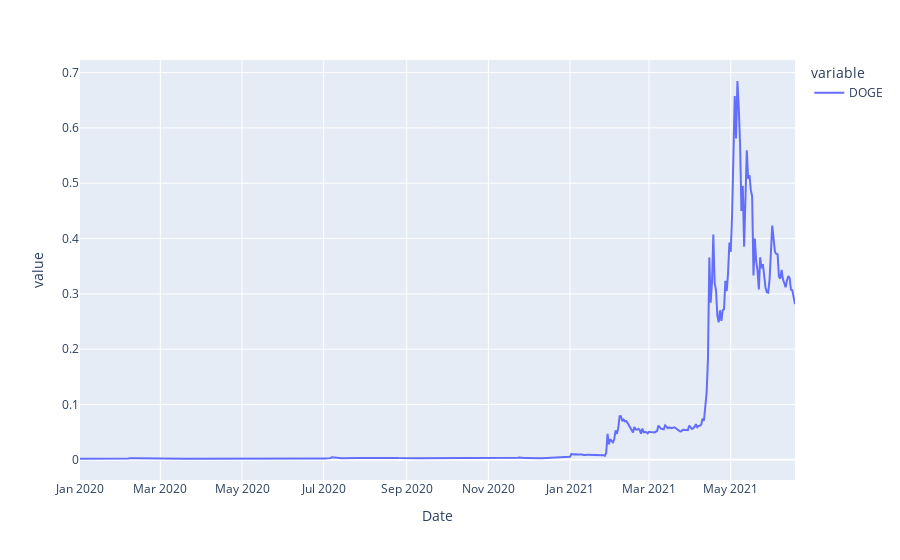
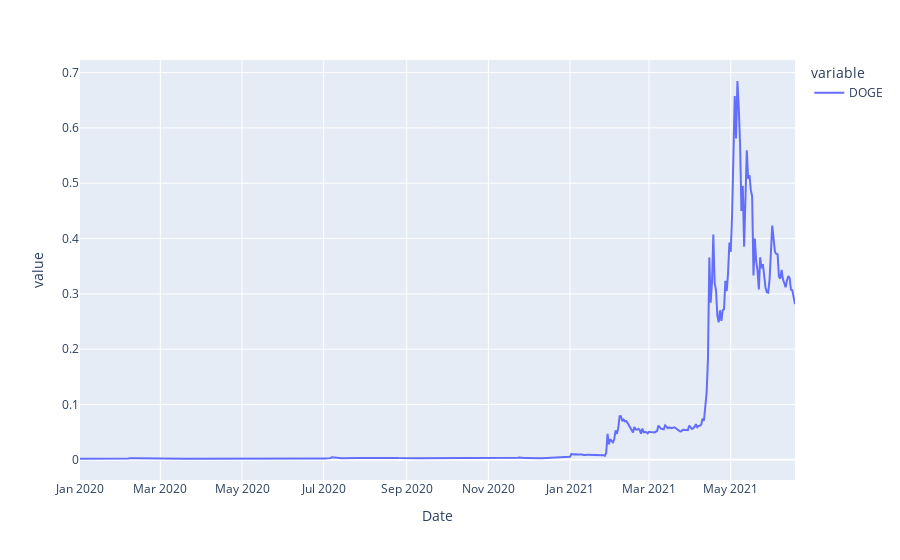

Notebook source saved alongside these figures, in order:
### Code cell
#DOGE, este es caso que subio por los comentarios de Musk y SpaceX
fig = px.line(crypto, y=['DOGE'] )
fig.show()

### Figure 1 — Plotly figure (JSON) as saved in the notebook; plotly's stock layout.template omitted (floating-point values rounded to 4 significant figures; data arrays with more than 128 entries replaced by an {"elided": "..."} marker saying what was removed)
{"data": [{"hovertemplate": "variable=DOGE<br>Date=%{x}<br>value=%{y}<extra></extra>", "legendgroup": "DOGE", "line": {"color": "#636efa", "dash": "solid"}, "mode": "lines", "name": "DOGE", "orientation": "v", "showlegend": true, "type": "scatter", "x": {"elided": "531 str values"}, "xaxis": "x", "y": {"elided": "531 float values"}, "yaxis": "y"}], "layout": {"legend": {"title": {"text": "variable"}, "tracegroupgap": 0}, "margin": {"t": 60}, "xaxis": {"anchor": "y", "domain": [0, 1], "title": {"text": "Date"}}, "yaxis": {"anchor": "x", "domain": [0, 1], "title": {"text": "value"}}}}

### Figure 2 — Plotly figure (JSON) as saved in the notebook; plotly's stock layout.template omitted (floating-point values rounded to 4 significant figures; data arrays with more than 128 entries replaced by an {"elided": "..."} marker saying what was removed)
{"data": [{"hovertemplate": "variable=DOGE<br>Date=%{x}<br>value=%{y}<extra></extra>", "legendgroup": "DOGE", "line": {"color": "#636efa", "dash": "solid"}, "mode": "lines", "name": "DOGE", "orientation": "v", "showlegend": true, "type": "scatter", "x": {"elided": "531 str values"}, "xaxis": "x", "y": {"elided": "531 float values"}, "yaxis": "y"}], "layout": {"legend": {"title": {"text": "variable"}, "tracegroupgap": 0}, "margin": {"t": 60}, "xaxis": {"anchor": "y", "domain": [0, 1], "title": {"text": "Date"}}, "yaxis": {"anchor": "x", "domain": [0, 1], "title": {"text": "value"}}}}
